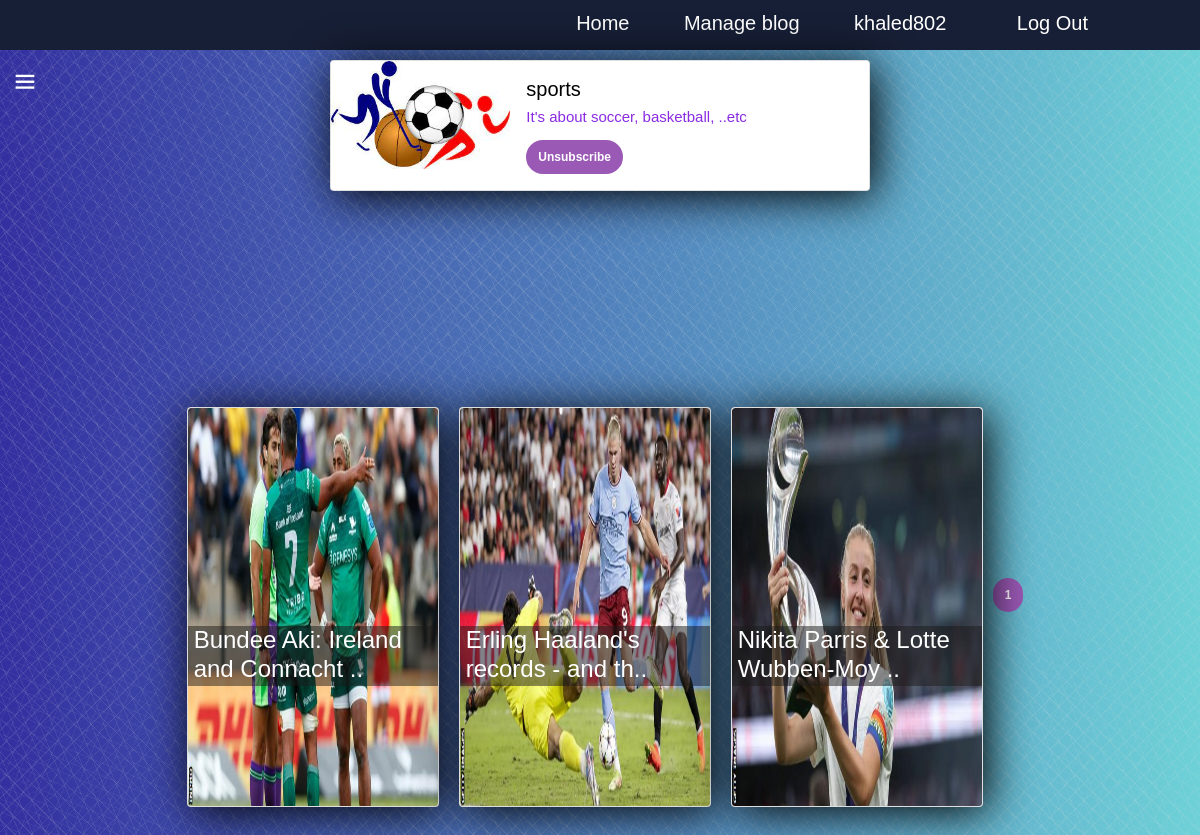
The page /categories/show/2?page=2 (signed in) on the database as committed earlier.
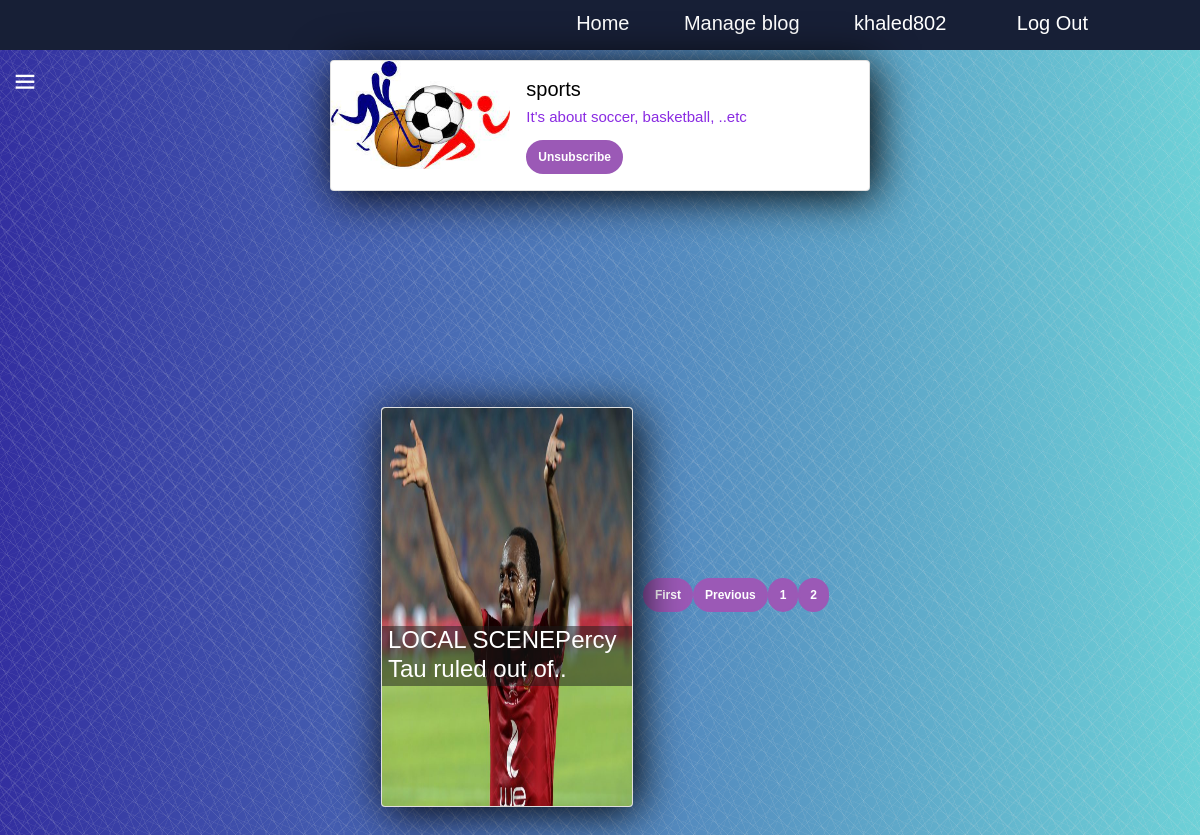
The same page on the database as committed later.
### post/models.py (models this page shows, shortened)
class Post(models.Model):
    title = models.CharField(max_length=100)
    details = models.TextField()
    picture = models.ImageField(upload_to='images/')
    created_time = models.DateTimeField(auto_now_add=True)
    category=models.ForeignKey(Category , null = True , blank=True , on_delete=models.CASCADE , related_name='post_category')
    num_of_likes=models.IntegerField(default=0)
    def get_post_url(self):
        return reverse('post.show', args=[self.id])
    @classmethod
    def related_posts(cls , _category):
        return cls.objects.filter(category= _category)

### categories/views.py (the view)
# urls.py: path('show/<int:id>', show_category, name='category.show'),
def show_category(request, id):
    category= Category.get_category(id)
    related_posts = Post.related_posts(category)
    paginator = Paginator(related_posts , 3)
    page_number = request.GET.get('page')
    page_obj = paginator.get_page(page_number)
    is_subscribe = Subscribe.get_subscribe(category, request.user)
    return render(request, 'categories/show_category.html', context={'category': category , "related_posts":related_posts, 'subscribe': is_subscribe, 'title': 'category-'+ category.title,  "page_obj":page_obj})

### categories/context_processors.py (called while the page is built)
def categories_processor(request):
    categories = Category.objects.all()
    print('hi')
    print(categories)
    return {'categories': categories}

### categories/models.py (called while the page is built)
    @classmethod
    def get_category(cls, id):
        return get_object_or_404(cls, id=id)

    def get_category_url(self):
        return reverse('category.show', args=[self.id])

    def get_subscribe_url(self):
        return reverse('category.subscribe', args=[self.id])

    def get_subscribers(self):
        return set([sub.user for sub in Subscribe.objects.filter(category=self)])

    def __str__(self) -> str:
        return self.title

    @classmethod
    def get_subscribe(cls , category , user):
        try:
            return cls.objects.get(category=category , user=user)
        except:
            return None

### categories/templates/categories/show_category.html (shortened to what this page needs)
{% extends 'base/base.html'%}
{% load static %}
{% block content %}
<div class="card mb-3" style="max-width: 540px; margin:10px auto; height: auto;">
  <div class="row g-0">
    <div class="col-md-4">
      <img src="{{ category.picture.url }}" class="img-fluid rounded-start" alt="{{ category }}">
    </div>
    <div class="col-md-8">
      <div class="card-body">
        <h5 class="card-title" style="color: black;">{{ category.title }}</h5>
        <p class="card-text" style="color: blueviolet;">{{ category.details }}</p>
        {% if subscribe %}
          <a type="button" class="btn btn-warning" href="{{ category.get_subscribe_url }}" >Unsubscribe</a>
        {% else %}
          <a type="button" class="btn btn-success" href="{{ category.get_subscribe_url }}" >Subscribe</a>
        {% endif %}
      </div>
    </div>
  </div>
</div>
{% if subscribe %}
<div class="cacontainer">
  {% for post in page_obj %}
    <div class="card">
      <a href="{{post.get_post_url}}">
        <img src="{{ post.picture.url }}" alt="" >
        <div class="intro">
            <h4>{{ post.title|slice:":33" }}..</h4>
        </div>
      </a>
  </div>
  {% endfor %}
{% endif %}
{% if subscribe %}
  {% if page_obj.has_previous %}
    <a class="btn btn-outline-info mb-4" href="?page=1" >First</a>
    <a class="btn btn-outline-info mb-4" href="?page={{ page_obj.previous_page_number }}">Previous</a>
  {% endif %}
  {% for num in page_obj.paginator.page_range %}
    {% if page_obj.number == num %}
      <a class="btn btn-info mb-4" href="?page={{ num }}">{{ num }}</a>
    {% elif num > page_obj.number|add:'-3' and num < page_obj.number|add:'3' %}
      <a class="btn btn-outline-info mb-4" href="?page={{ num }}">{{ num }}</a>
    {% endif %}
  {% endfor %}
{% endif %}
{% endblock %}

Rows that differ between the two databases and show on the page:
no longer on this page (row unchanged): Post: picture (picture), title "Bundee Aki: Ireland and Connacht"
no longer on this page (row unchanged): Post: picture (picture), title "Erling Haaland's records - and th"
no longer on this page (row unchanged): Post: picture (picture), title "Nikita Parris & Lotte Wubben-Moy"
added Post: picture (picture), title "LOCAL SCENEPercy Tau ruled out of"
Other text that changed with them:
text now shown: "First Previous"
list line gone: "1"
new list line: "1"
new list line: "2"
